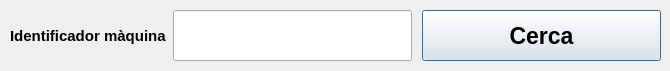
<?xml version="1.0" encoding="UTF-8"?>
<ui version="4.0">
 <class>DialogConsultaMaquines</class>
 <widget class="QDialog" name="DialogConsultaMaquines">
  <property name="geometry">
   <rect>
    <x>0</x>
    <y>0</y>
    <width>670</width>
    <height>71</height>
   </rect>
  </property>
  <property name="windowTitle">
   <string>Dialog</string>
  </property>
  <widget class="QWidget" name="">
   <property name="geometry">
    <rect>
     <x>10</x>
     <y>10</y>
     <width>651</width>
     <height>51</height>
    </rect>
   </property>
   <layout class="QGridLayout" name="gridLayout">
    <item row="0" column="4">
     <widget class="QPushButton" name="pushButton">
      <property name="sizePolicy">
       <sizepolicy hsizetype="Expanding" vsizetype="Expanding">
        <horstretch>0</horstretch>
        <verstretch>0</verstretch>
       </sizepolicy>
      </property>
      <property name="font">
       <font>
        <pointsize>17</pointsize>
        <weight>75</weight>
        <bold>true</bold>
       </font>
      </property>
      <property name="text">
       <string>Cerca</string>
      </property>
     </widget>
    </item>
    <item row="0" column="0">
     <widget class="QLabel" name="label">
      <property name="font">
       <font>
        <pointsize>11</pointsize>
        <weight>75</weight>
        <bold>true</bold>
       </font>
      </property>
      <property name="text">
       <string>Identificador màquina</string>
      </property>
     </widget>
    </item>
    <item row="0" column="1">
     <widget class="QLineEdit" name="lineEdit">
      <property name="sizePolicy">
       <sizepolicy hsizetype="Expanding" vsizetype="Expanding">
        <horstretch>0</horstretch>
        <verstretch>0</verstretch>
       </sizepolicy>
      </property>
      <property name="font">
       <font>
        <pointsize>16</pointsize>
        <weight>75</weight>
        <bold>true</bold>
       </font>
      </property>
      <property name="alignment">
       <set>Qt::AlignCenter</set>
      </property>
     </widget>
    </item>
    <item row="0" column="2">
     <spacer name="horizontalSpacer">
      <property name="orientation">
       <enum>Qt::Horizontal</enum>
      </property>
      <property name="sizeType">
       <enum>QSizePolicy::Fixed</enum>
      </property>
      <property name="sizeHint" stdset="0">
       <size>
        <width>2</width>
        <height>20</height>
       </size>
      </property>
     </spacer>
    </item>
    <item row="0" column="3">
     <spacer name="horizontalSpacer_2">
      <property name="orientation">
       <enum>Qt::Horizontal</enum>
      </property>
      <property name="sizeType">
       <enum>QSizePolicy::Fixed</enum>
      </property>
      <property name="sizeHint" stdset="0">
       <size>
        <width>2</width>
        <height>20</height>
       </size>
      </property>
     </spacer>
    </item>
   </layout>
  </widget>
 </widget>
 <resources/>
 <connections/>
</ui>
